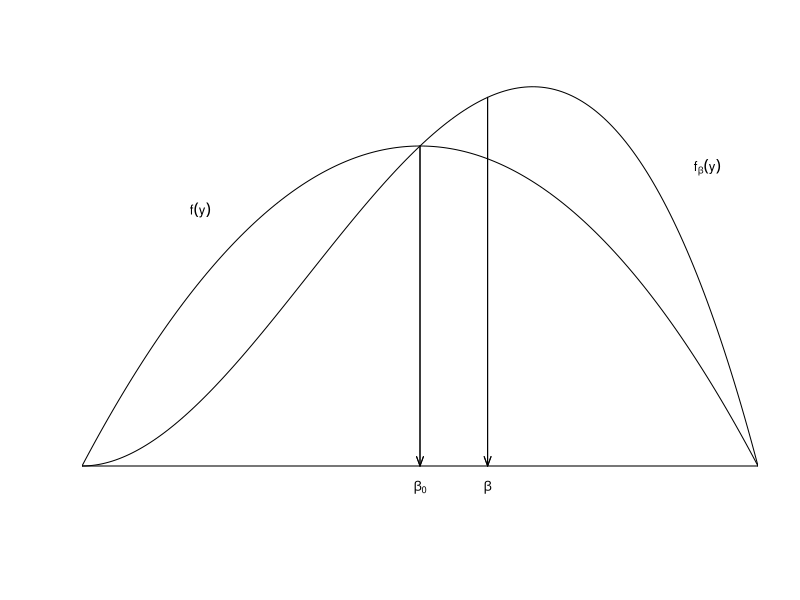
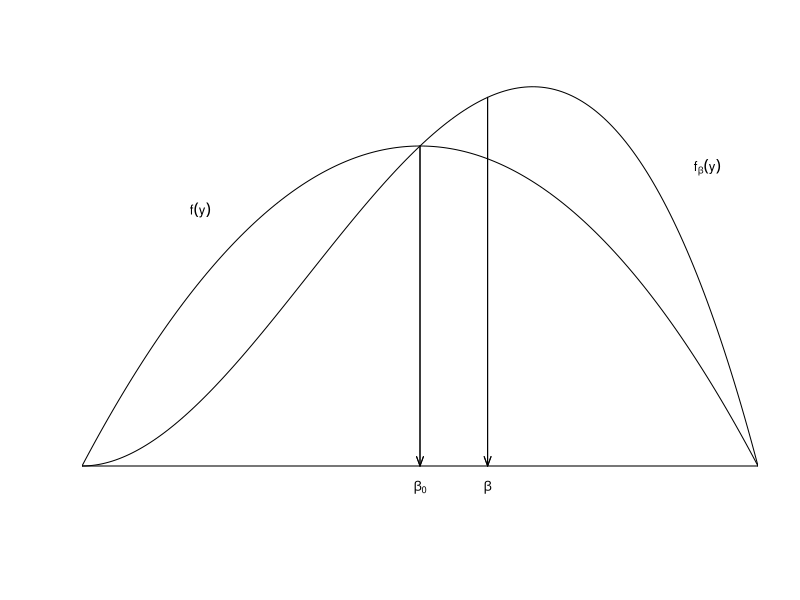

The R script that drew these images, in order:
#####################################
### This file generates Figure 4.1
#####################################
### Uses package statstat
#########################################

library(spatstat)

x <- seq(-1,1,.01)
f1 <- (1 - (x^2))*.75
f2 <- f1*(1+x)
leg1 <- expression(f(y))
leg2 <- expression(f[beta](y))

pdf("HANSEN4-1.pdf",family="Helvetica",colormodel='cmyk',width=4.5,height=4.5)
plot(x,f1,type="l",lty=1,xaxs="i",yaxs="i",xaxt="n",xlim=c(-1,1),ylim=c(-0.075,0.9),ylab="",xlab="",yaxt="n",bty="n")
abline(h=0)
lines(x,f2)
arrows(0,.75,0,0,angle=20,length=.1)
arrows(.2,108/125,.2,0,angle=20,length=.1)
text(0,-.05,expression(beta[0]),cex=.8)
text(.2,-.05,expression(beta),cex=.8)
arrows(0,.75,0,0,angle=20,length=.1)
arrows(.2,108/125,.2,0,angle=20,length=.1)
text(-.65,.6,leg1,cex=.8)
text(.85,.7,leg2,cex=.8)
dev.off()


postscript("HANSEN4-1.eps",paper="special",width=4.5,height=4.5,horizontal=FALSE,onefile=FALSE,family="Helvetica",colormodel='cmyk')
plot(x,f1,type="l",lty=1,xaxs="i",yaxs="i",xaxt="n",xlim=c(-1,1),ylim=c(-0.075,0.9),ylab="",xlab="",yaxt="n",bty="n")
abline(h=0)
lines(x,f2)
arrows(0,.75,0,0,angle=20,length=.1)
arrows(.2,108/125,.2,0,angle=20,length=.1)
text(0,-.05,expression(beta[0]),cex=.8)
text(.2,-.05,expression(beta),cex=.8)
arrows(0,.75,0,0,angle=20,length=.1)
arrows(.2,108/125,.2,0,angle=20,length=.1)
text(-.65,.6,leg1,cex=.8)
text(.85,.7,leg2,cex=.8)
dev.off()
